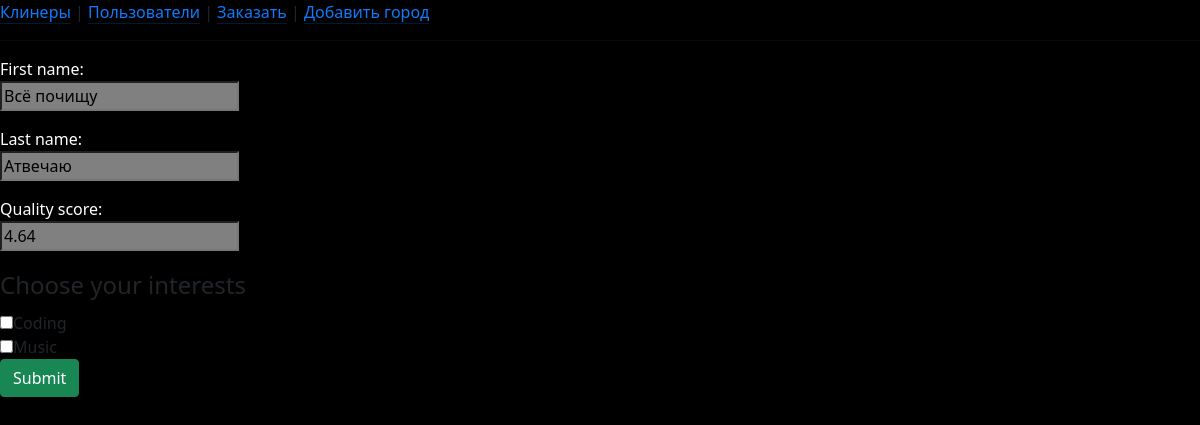
The app's page /cleaners/edit/1, older data.
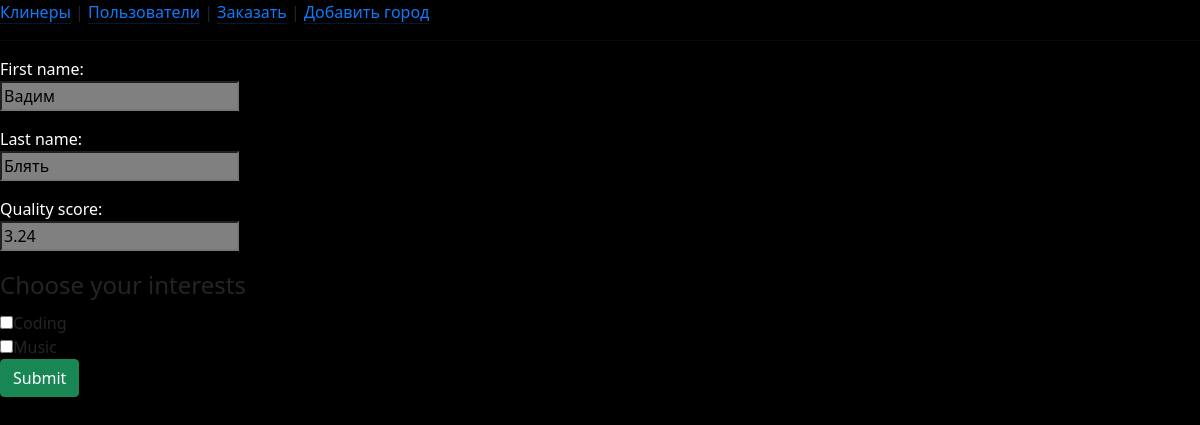
The same page, newer data.
### cleaners/models.py (models this page shows)
class Cleaner(models.Model):
    first_name = models.CharField(max_length=100)
    last_name = models.CharField(max_length=100)
    quality_score = models.DecimalField(max_digits=5, decimal_places=2)
    city = models.CharField(max_length=100, default="")
    other_city = models.CharField(max_length=100, default="")

### cleaners/views.py (the view)
# urls.py: re_path(r'^edit/(?P<pk>\d+)$', CleanerUpdate.as_view(), name='edit'),
class CleanerUpdate(UpdateView):
    model = Cleaner
    success_url = reverse_lazy('cleaners:list')
    fields = ['first_name', 'last_name', 'quality_score']

### cleaners/templates/cleaners/cleaner_form.html (shortened to what this page needs)
{% extends "base.html" %}

### templates/base.html (shortened to what this page needs)
{% load static %}

Row changes from the older to the newer data that the page shows:
changed Cleaner: first_name "Всё почищу" → "Вадим"; last_name "Атвечаю" → "Блять"; quality_score "4.64" → "3.24"
